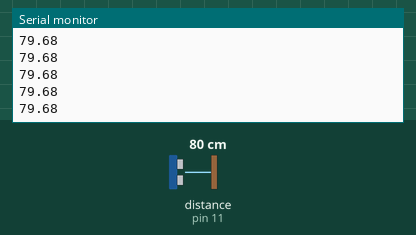
A sketch run on a simulated Arduino Uno, built with avr-gcc and run on an emulated ATmega328P. Shown: the last lines printed to the serial monitor. Wiring (inferred from the names in the program): ultrasonic range finder: trigger pin 12; echo pin 11. The inputs (shaded band) are chosen by the test bench; at power-on: distance to the obstacle (sensor on pin 11) 80 cm. The echo pulse lasts 58.3 µs per cm.

Above: at 1.2 s.
1.3 s: distance to the obstacle (sensor on pin 11) set to 2 cm
At 1.62 s:
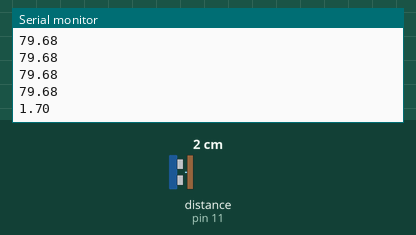
2.8 s: distance to the obstacle (sensor on pin 11) set to 4 cm
At 3.0 s:
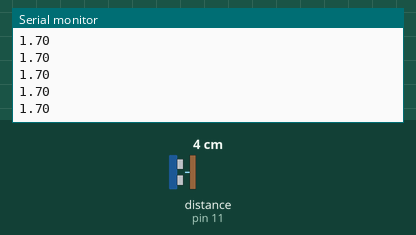
Timing chart, 0 to 5.8 s (numbered marks = the images above; inputs shaded):
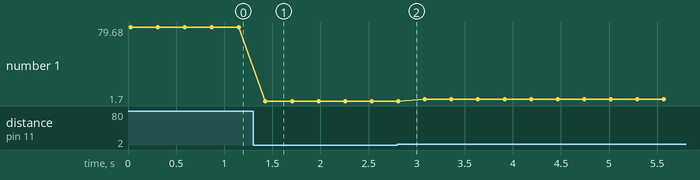

Measured:
- after the input at 1.3 s, the serial monitor: prints a new line after 0.13 s (image 1)
- plotted number 1: 79.68 → 1.7 after the input at 1.3 s, 1.7 → 3.69 after the input at 2.8 s

The sketch:

sonar_sensor.ino
```cpp
int trigPin=12;
int echoPin=11;
float pingTravelTime;
float distanceToTarget;
float pingTravelDistance;

void setup() {
  // put your setup code here, to run once:
pinMode(trigPin,OUTPUT);
pinMode(echoPin,INPUT);
Serial.begin(9000);
}

void loop() {
  // put your main code here, to run repeatedly:
digitalWrite(trigPin,LOW);
delayMicroseconds(10);
digitalWrite(trigPin,HIGH);
delayMicroseconds(10);
digitalWrite(trigPin,LOW);
pingTravelTime=pulseIn(echoPin,HIGH);
delay(25);
pingTravelDistance=(pingTravelTime*34300./1000000.);
distanceToTarget=pingTravelDistance/2.;
Serial.println(distanceToTarget);
delay(250);
}
```
